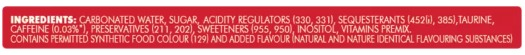
#> input picture debug_original.png, 525 x 55 px
$ python -i ocr_service.py   (imports and definitions only)
#> lines starting #> are read from the running program, lines starting #| are printed output that depends on the picture
import os
import sys
import pytesseract
from PIL import Image, ImageEnhance, ImageFilter
import numpy as np
import cv2
import logging
import base64
from io import BytesIO
import traceback

logger = logging.getLogger(__name__)

class OCRService:
    def __init__(self):
        # Set Tesseract path directly
        self.tesseract_cmd = r'C:\Program Files\Tesseract-OCR\tesseract.exe'
        pytesseract.pytesseract.tesseract_cmd = self.tesseract_cmd

        if not os.path.exists(self.tesseract_cmd):
            raise EnvironmentError(f"Tesseract not found at {self.tesseract_cmd}")

        # Test Tesseract
        try:
            version = pytesseract.get_tesseract_version()
            print(f"Tesseract version: {version}")
        except Exception as e:
            raise EnvironmentError(f"Error testing Tesseract: {str(e)}")

    # [101 lines left out: functions preprocess_image, extract_text_from_base64, extract_text, not called in this run]

>>> import cv2
>>> picture = cv2.imread('../debug_original.png', cv2.IMREAD_GRAYSCALE)
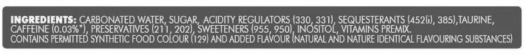
#> picture: shape (55, 525); min 70, max 255, mean 143.9
#> (the run stopped early here; a loop or call above may not have finished)
